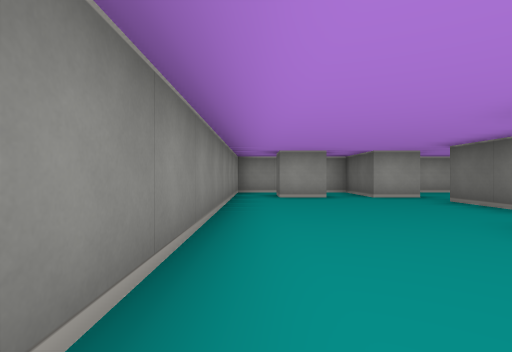
[1] (above)

22 first-person views from a walk through a cub3D level. The camera is about half as high as the walls, looks level and sees 80° across. The floor is counted in squares. Each view is taken from the middle of a square. On the plan, view 1 faces up. The plan holds only what a view shows up to about 9 squares ahead; the rest is blank.

[2]
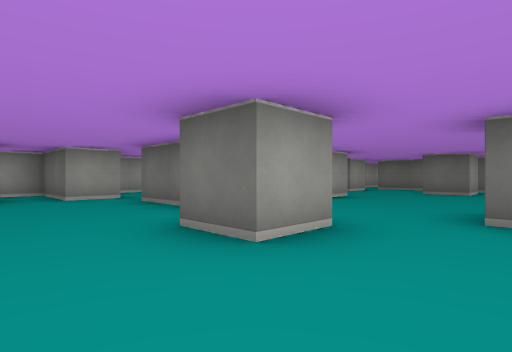

[3]
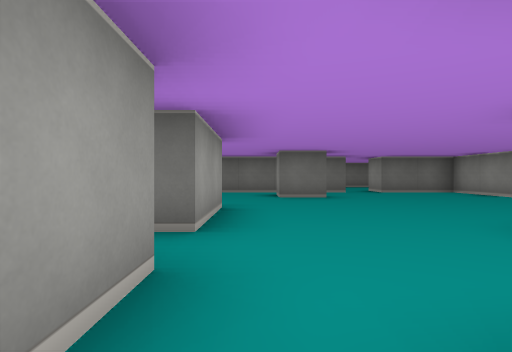

[4]
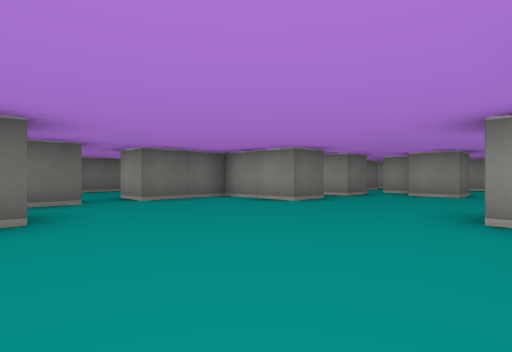

[5]
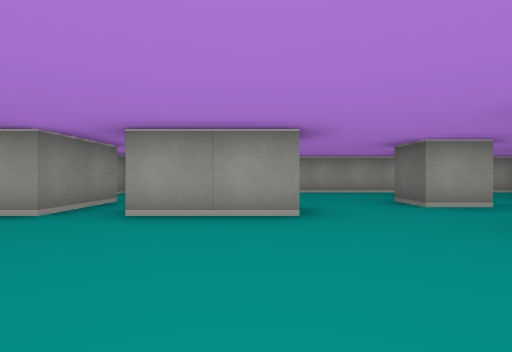

[6]
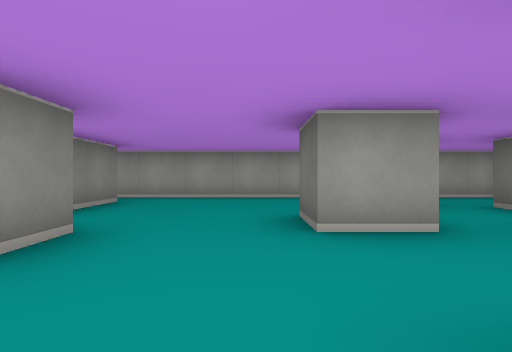

[7]
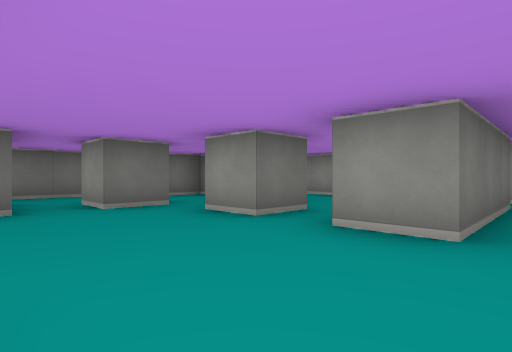

[8]
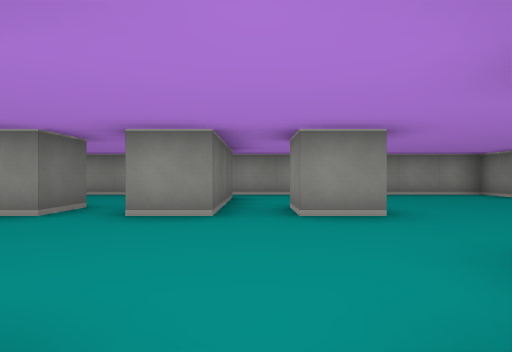

[9]
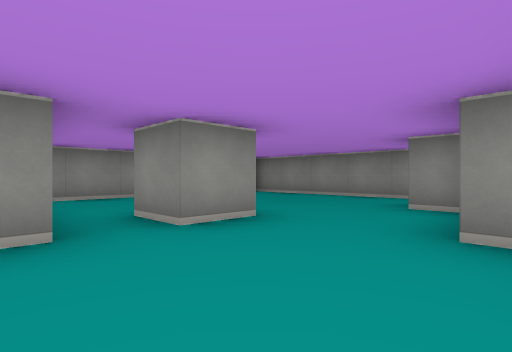

[10]
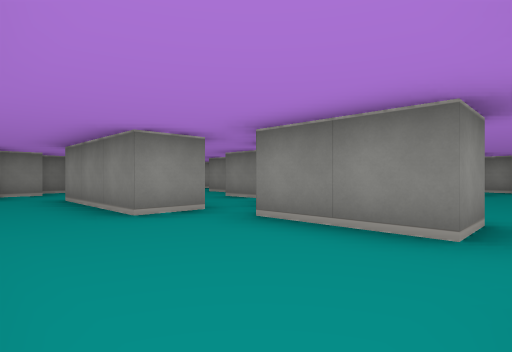

[11]
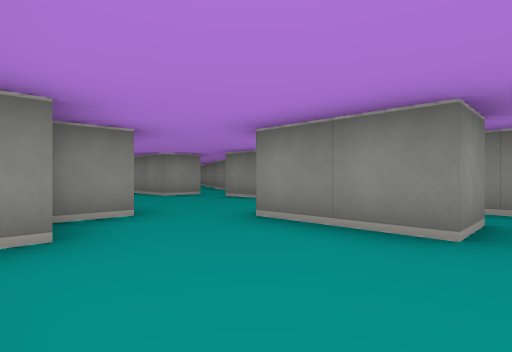

[12]
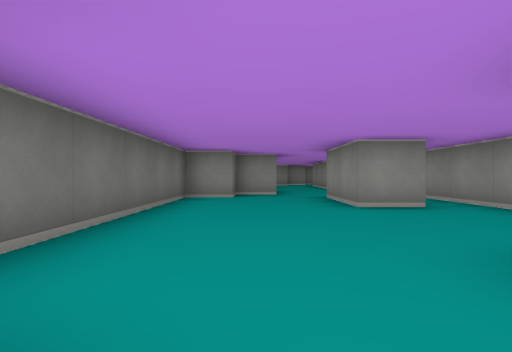

[13]
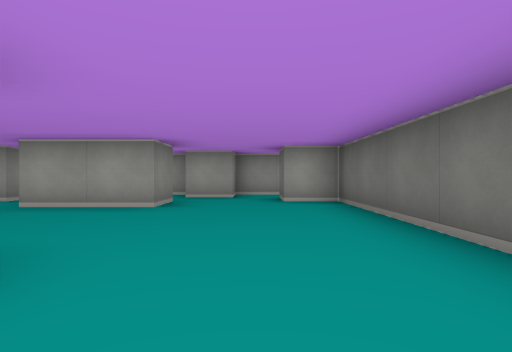

[14]
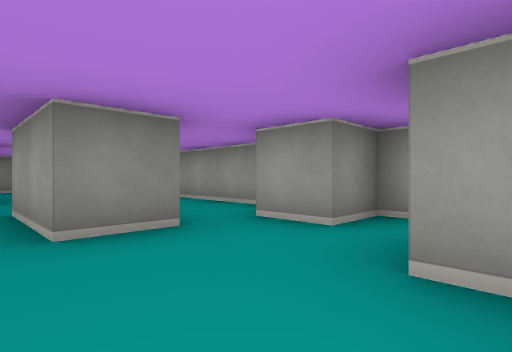

[15]
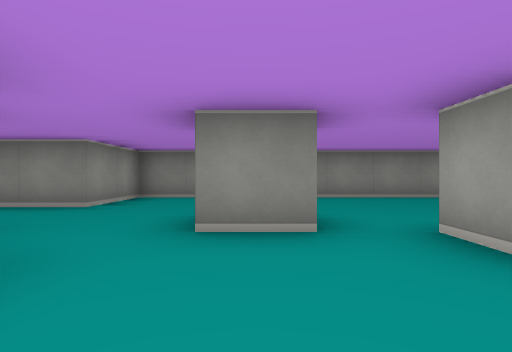

[16]
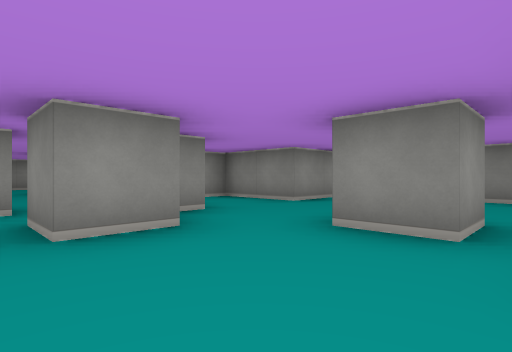

[17]
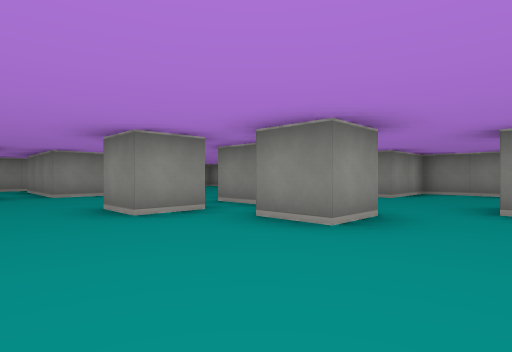

[18]
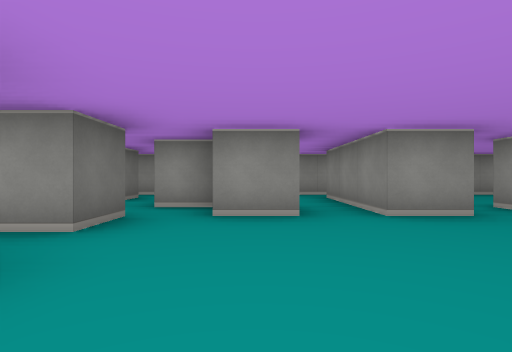

[19]
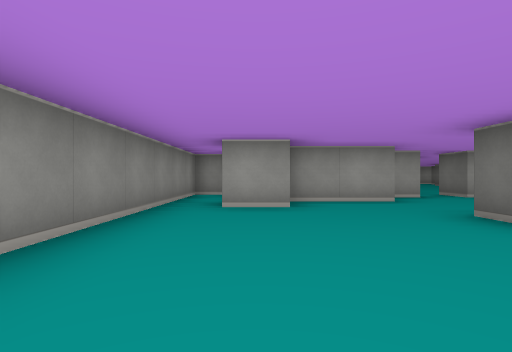

[20]
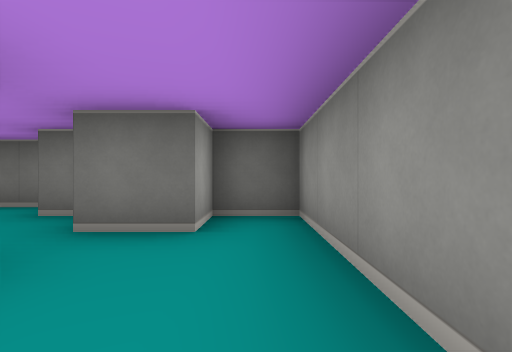

[21]
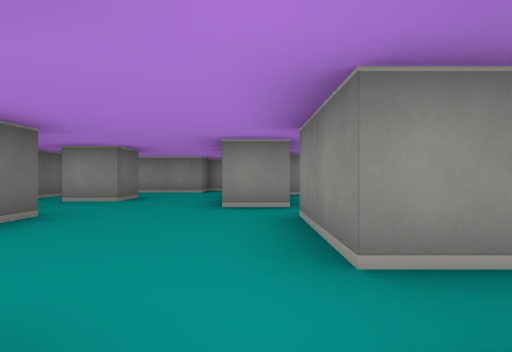

[22]
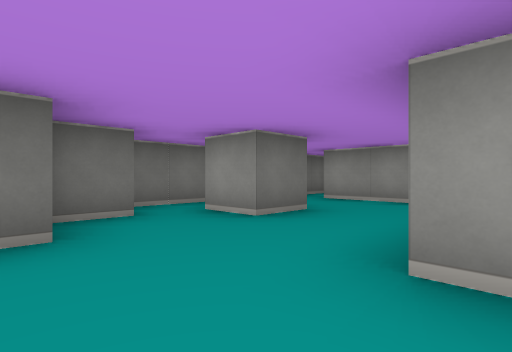

### Floor plan
Points are (right, up) in squares from view 1. A wall is a line through its corners. A room is listed if a view was taken in it or the views show most of it. See-through windows are left out.
Room 1 (views 1, 2, 3, 4, 5, 6, 7, 8, 9, 15, 16, 17, 18)
walls: (7.5, 3.5) (5.5, 3.5); (7.5, 4.5) (7.5, 3.8); (4.5, 0.5) (5.5, 0.5) (5.5, -0.5); (3.5, 1.5) (2.5, 1.5) (2.5, 2.5) (3.5, 2.5) (3.5, 1.5); (10.5, 1.5) (9.5, 1.5) (9.5, 2.5) (10.2, 2.5); (4.5, -0.9) (4.5, -2.5); (3.5, 4.1) (3.5, 5.5); (3.5, -0.5) (4, -0.5); (4.5, 5.5) (4.5, 3.5) (3.5, 3.5); (10.6, 4.5) (9.5, 4.5) (9.5, 5.5); (5.5, -2.5) (5.5, -1.5) (6.5, -1.5) (6.5, -2.5); (11.5, 0.5) (11.5, 4); (6.5, 7.5) (6.5, 5.9); (3.6, 6.5) (2.5, 6.5) (2.5, 8.5) (-0.5, 8.5); (9.5, -3.5) (9.5, -2.5) (11.5, -2.5) (11.5, -0.5); (1.6, 6.5) (0.5, 6.5) (0.5, 7.2); (5.5, -5.5) (6.5, -5.5) (6.5, -7.5); (9.5, -5.5) (9.5, -4.5) (10.5, -4.5) (10.5, -5.5); (7.5, -6.5) (7.5, -5.5) (8.5, -5.5); (8.6, -6.5) (9.5, -6.5) (9.5, -7.2); (12.5, -5.9) (12.5, -3.5); (-0.5, 8.1) (-0.5, -0.5) (1.5, -0.5) (1.5, -2.5) (2.1, -2.5); (14.4, 8.5) (6.4, 8.5); (11.5, -7.5) (11.5, -6.5)
ways out: opening at (12, 0) to room 2; opening at (13, 5) to room 2; opening at (13.5, 7) to room 2; opening at (5.5, -4.5) to room 3; opening at (7, -6.5) to room 4; opening at (4.5, 7) to room 5; opening at (6, 8) to room 5; opening at (10, -7) to room 6
Room 2 (views 10, 11, 12, 13, 14, 21, 22)
walls: (13.4, 2.5) (14.5, 2.5) (14.5, 0.5); (12.5, 2.9) (12.5, 0.6); (14.5, 6.5) (14.5, 5.5) (12.5, 5.5); (11.5, -0.5) (12.5, -0.5) (12.5, -2.5); (15.5, -2.5) (15.5, -0.5) (16.5, -0.5) (16.5, 0.5) (17.5, 0.5) (17.5, 6.5) (16.5, 6.5) (16.5, 7.4); (16.6, 8.5) (15.5, 8.5) (15.5, 7.5) (14.5, 7.5); (12.5, -3.5) (13.5, -3.5) (13.5, -4.5)
ways out: opening at (12, 0) to room 1; opening at (13, 5) to room 1; opening at (13.5, 7) to room 1; opening at (14.3, -3)
Room 3 (view 19)
walls: (3.5, -6.1) (3.5, -5.5) (4.5, -5.5) (4.5, -6.5); (1.5, -3.9) (1.5, -4.5) (0.5, -4.5); (3.5, -3.5) (1.5, -3.5); (5.5, -8.5) (5.5, -5.5); (4.5, -2.5) (3.9, -2.5); (0.2, -1.5) (-0.5, -1.5) (-0.5, -9.5) (6.5, -9.5)
ways out: opening at (5.5, -4.5) to room 1; opening at (6, -9) to room 4
Room 4 (view 20)
walls: (6.5, -7.5) (6.5, -8.5); (6.5, -9.5) (9.5, -9.5)
ways out: opening at (7, -6.5) to room 1; opening at (6, -9) to room 3; opening at (8.5, -8.5) to room 6
Room 5 (no view inside)
walls: (6.4, 8.5) (4.2, 8.5); (3.5, 8.2) (3.5, 7.6)
ways out: opening at (4.5, 7) to room 1; opening at (6, 8) to room 1
Room 6 (no view inside)
walls: (9.5, -9.5) (11.5, -9.5) (11.5, -8.5) (10.5, -8.5) (10.5, -7.5)
ways out: opening at (10, -7) to room 1; opening at (8.5, -8.5) to room 4

Where each view was taken, in squares from view 1:
view 1: 0 up, 0 right, facing up
view 2: 0 up, 1 right, facing up-right
view 3: 3 up, 3 right, facing right
view 4: 2 up, 6 right, facing down-right
view 5: 0 up, 7 right, facing up
view 6: 2 up, 9 right, facing up
view 7: 3 down, 5 right, facing down-right
view 8: 2 down, 5 right, facing down
view 9: 3 down, 6 right, facing down-left
view 10: 0 up, 15 right, facing down-left
view 11: 3 up, 17 right, facing down-left
view 12: 7 up, 16 right, facing down
view 13: 1 up, 16 right, facing up
view 14: 5 up, 17 right, facing up-left
view 15: 2 up, 6 right, facing left
view 16: 3 up, 6 right, facing down-left
view 17: 2 up, 8 right, facing down-left
view 18: 2 down, 8 right, facing down
view 19: 9 down, 1 right, facing up
view 20: 9 down, 8 right, facing right
view 21: 1 up, 13 right, facing down
view 22: 2 down, 13 right, facing down-right
